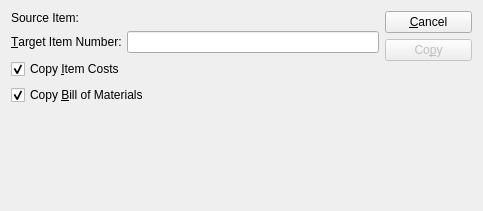
<?xml version="1.0" encoding="UTF-8"?>
<ui version="4.0">
 <comment>This file is part of the xTuple ERP: PostBooks Edition, a free and
open source Enterprise Resource Planning software suite,
Copyright (c) 1999-2011 by OpenMFG LLC, d/b/a xTuple.
It is licensed to you under the Common Public Attribution License
version 1.0, the full text of which (including xTuple-specific Exhibits)
is available at www.xtuple.com/CPAL.  By using this software, you agree
to be bound by its terms.</comment>
 <class>copyItem</class>
 <widget class="QDialog" name="copyItem">
  <property name="geometry">
   <rect>
    <x>0</x>
    <y>0</y>
    <width>483</width>
    <height>211</height>
   </rect>
  </property>
  <property name="windowTitle">
   <string>Copy Item</string>
  </property>
  <layout class="QHBoxLayout">
   <item>
    <layout class="QVBoxLayout">
     <item>
      <layout class="QVBoxLayout">
       <property name="spacing">
        <number>0</number>
       </property>
       <item>
        <widget class="QLabel" name="lblSourceItemLit">
         <property name="text">
          <string>Source Item:</string>
         </property>
        </widget>
       </item>
       <item>
        <widget class="ItemCluster" name="_source">
         <property name="focusPolicy">
          <enum>Qt::StrongFocus</enum>
         </property>
        </widget>
       </item>
      </layout>
     </item>
     <item>
      <layout class="QHBoxLayout">
       <item>
        <widget class="QLabel" name="_targetItemNumberLit">
         <property name="text">
          <string>&amp;Target Item Number:</string>
         </property>
         <property name="buddy">
          <cstring>_targetItemNumber</cstring>
         </property>
        </widget>
       </item>
       <item>
        <widget class="XLineEdit" name="_targetItemNumber"/>
       </item>
      </layout>
     </item>
     <item>
      <layout class="QVBoxLayout">
       <item>
        <widget class="QCheckBox" name="_copyCosts">
         <property name="text">
          <string>Copy &amp;Item Costs</string>
         </property>
         <property name="checked">
          <bool>true</bool>
         </property>
        </widget>
       </item>
       <item>
        <widget class="QCheckBox" name="_copyBOM">
         <property name="text">
          <string>Copy &amp;Bill of Materials</string>
         </property>
         <property name="checked">
          <bool>true</bool>
         </property>
        </widget>
       </item>
       <item>
        <spacer>
         <property name="orientation">
          <enum>Qt::Vertical</enum>
         </property>
         <property name="sizeType">
          <enum>QSizePolicy::Expanding</enum>
         </property>
         <property name="sizeHint" stdset="0">
          <size>
           <width>151</width>
           <height>16</height>
          </size>
         </property>
        </spacer>
       </item>
      </layout>
     </item>
    </layout>
   </item>
   <item>
    <layout class="QVBoxLayout">
     <item>
      <widget class="QPushButton" name="_close">
       <property name="text">
        <string>&amp;Cancel</string>
       </property>
      </widget>
     </item>
     <item>
      <widget class="QPushButton" name="_copy">
       <property name="enabled">
        <bool>false</bool>
       </property>
       <property name="text">
        <string>Co&amp;py</string>
       </property>
       <property name="default">
        <bool>true</bool>
       </property>
      </widget>
     </item>
     <item>
      <spacer>
       <property name="orientation">
        <enum>Qt::Vertical</enum>
       </property>
       <property name="sizeType">
        <enum>QSizePolicy::Expanding</enum>
       </property>
       <property name="sizeHint" stdset="0">
        <size>
         <width>87</width>
         <height>0</height>
        </size>
       </property>
      </spacer>
     </item>
    </layout>
   </item>
  </layout>
 </widget>
 <layoutdefault spacing="6" margin="11"/>
 <pixmapfunction>qPixmapFromMimeSource</pixmapfunction>
 <customwidgets>
  <customwidget>
   <class>ItemCluster</class>
   <extends>QWidget</extends>
   <header>itemcluster.h</header>
  </customwidget>
  <customwidget>
   <class>XLineEdit</class>
   <extends>QLineEdit</extends>
   <header>xlineedit.h</header>
  </customwidget>
 </customwidgets>
 <tabstops>
  <tabstop>_source</tabstop>
  <tabstop>_targetItemNumber</tabstop>
  <tabstop>_copyCosts</tabstop>
  <tabstop>_copyBOM</tabstop>
  <tabstop>_copy</tabstop>
  <tabstop>_close</tabstop>
 </tabstops>
 <resources/>
 <connections>
  <connection>
   <sender>_source</sender>
   <signal>valid(bool)</signal>
   <receiver>_copy</receiver>
   <slot>setEnabled(bool)</slot>
   <hints>
    <hint type="sourcelabel">
     <x>20</x>
     <y>20</y>
    </hint>
    <hint type="destinationlabel">
     <x>20</x>
     <y>20</y>
    </hint>
   </hints>
  </connection>
  <connection>
   <sender>_close</sender>
   <signal>clicked()</signal>
   <receiver>copyItem</receiver>
   <slot>reject()</slot>
   <hints>
    <hint type="sourcelabel">
     <x>20</x>
     <y>20</y>
    </hint>
    <hint type="destinationlabel">
     <x>20</x>
     <y>20</y>
    </hint>
   </hints>
  </connection>
 </connections>
</ui>
